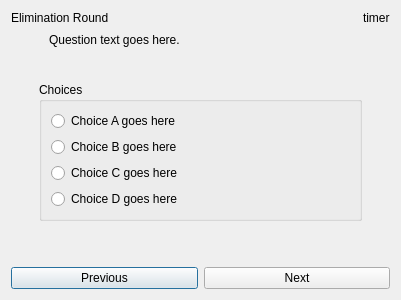
<?xml version="1.0" encoding="UTF-8"?>
<ui version="4.0">
 <class>elims_dlg</class>
 <widget class="QDialog" name="elims_dlg">
  <property name="geometry">
   <rect>
    <x>0</x>
    <y>0</y>
    <width>400</width>
    <height>300</height>
   </rect>
  </property>
  <property name="windowTitle">
   <string>Dialog</string>
  </property>
  <layout class="QGridLayout" name="gridLayout">
   <item row="0" column="0">
    <widget class="QLabel" name="round_lbl">
     <property name="text">
      <string>Elimination Round</string>
     </property>
    </widget>
   </item>
   <item row="0" column="1">
    <widget class="QLabel" name="time_lbl">
     <property name="sizePolicy">
      <sizepolicy hsizetype="Fixed" vsizetype="Preferred">
       <horstretch>0</horstretch>
       <verstretch>0</verstretch>
      </sizepolicy>
     </property>
     <property name="text">
      <string>timer</string>
     </property>
    </widget>
   </item>
   <item row="1" column="0" colspan="2">
    <layout class="QHBoxLayout" name="horizontalLayout_3">
     <item>
      <spacer name="horizontalSpacer_3">
       <property name="orientation">
        <enum>Qt::Horizontal</enum>
       </property>
       <property name="sizeType">
        <enum>QSizePolicy::Fixed</enum>
       </property>
       <property name="sizeHint" stdset="0">
        <size>
         <width>38</width>
         <height>17</height>
        </size>
       </property>
      </spacer>
     </item>
     <item>
      <widget class="QLabel" name="question_lbl">
       <property name="text">
        <string>Question text goes here.</string>
       </property>
      </widget>
     </item>
    </layout>
   </item>
   <item row="2" column="0" colspan="2">
    <spacer name="verticalSpacer_3">
     <property name="orientation">
      <enum>Qt::Vertical</enum>
     </property>
     <property name="sizeType">
      <enum>QSizePolicy::Fixed</enum>
     </property>
     <property name="sizeHint" stdset="0">
      <size>
       <width>379</width>
       <height>28</height>
      </size>
     </property>
    </spacer>
   </item>
   <item row="3" column="0" colspan="2">
    <layout class="QHBoxLayout" name="horizontalLayout_2">
     <item>
      <spacer name="horizontalSpacer_2">
       <property name="orientation">
        <enum>Qt::Horizontal</enum>
       </property>
       <property name="sizeType">
        <enum>QSizePolicy::Fixed</enum>
       </property>
       <property name="sizeHint" stdset="0">
        <size>
         <width>28</width>
         <height>20</height>
        </size>
       </property>
      </spacer>
     </item>
     <item>
      <layout class="QVBoxLayout" name="verticalLayout">
       <item>
        <widget class="QGroupBox" name="choicesgroup">
         <property name="title">
          <string>Choices</string>
         </property>
         <property name="flat">
          <bool>false</bool>
         </property>
         <property name="checkable">
          <bool>false</bool>
         </property>
         <layout class="QVBoxLayout" name="verticalLayout_2">
          <item>
           <widget class="QRadioButton" name="a_choice">
            <property name="text">
             <string>Choice A goes here</string>
            </property>
            <property name="autoExclusive">
             <bool>true</bool>
            </property>
           </widget>
          </item>
          <item>
           <widget class="QRadioButton" name="b_choice">
            <property name="text">
             <string>Choice B goes here</string>
            </property>
           </widget>
          </item>
          <item>
           <widget class="QRadioButton" name="c_choice">
            <property name="text">
             <string>Choice C goes here</string>
            </property>
           </widget>
          </item>
          <item>
           <widget class="QRadioButton" name="d_choice">
            <property name="text">
             <string>Choice D goes here</string>
            </property>
           </widget>
          </item>
         </layout>
        </widget>
       </item>
      </layout>
     </item>
     <item>
      <spacer name="horizontalSpacer">
       <property name="orientation">
        <enum>Qt::Horizontal</enum>
       </property>
       <property name="sizeType">
        <enum>QSizePolicy::Fixed</enum>
       </property>
       <property name="sizeHint" stdset="0">
        <size>
         <width>28</width>
         <height>20</height>
        </size>
       </property>
      </spacer>
     </item>
    </layout>
   </item>
   <item row="4" column="0" colspan="2">
    <spacer name="verticalSpacer_2">
     <property name="orientation">
      <enum>Qt::Vertical</enum>
     </property>
     <property name="sizeHint" stdset="0">
      <size>
       <width>379</width>
       <height>64</height>
      </size>
     </property>
    </spacer>
   </item>
   <item row="5" column="0" colspan="2">
    <layout class="QHBoxLayout" name="horizontalLayout">
     <item>
      <widget class="QPushButton" name="prev_btn">
       <property name="text">
        <string>Previous</string>
       </property>
      </widget>
     </item>
     <item>
      <widget class="QPushButton" name="next_btn">
       <property name="text">
        <string>Next</string>
       </property>
      </widget>
     </item>
    </layout>
   </item>
  </layout>
 </widget>
 <resources/>
 <connections/>
</ui>
